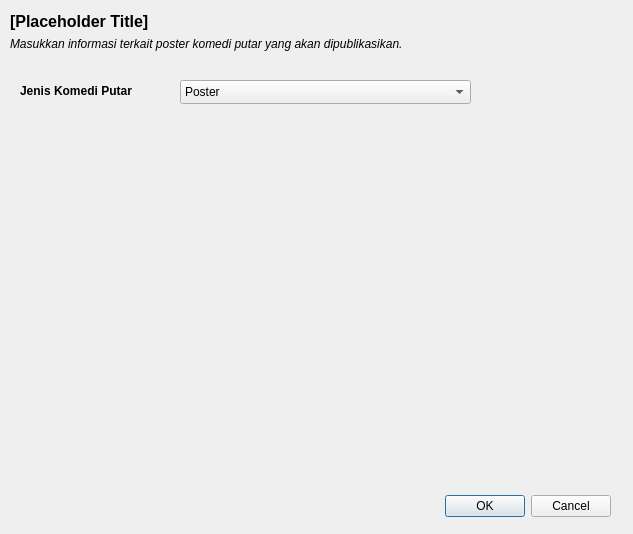
<?xml version="1.0" encoding="UTF-8"?>
<ui version="4.0">
 <class>Dialog</class>
 <widget class="QDialog" name="Dialog">
  <property name="windowModality">
   <enum>Qt::WindowModal</enum>
  </property>
  <property name="geometry">
   <rect>
    <x>0</x>
    <y>0</y>
    <width>633</width>
    <height>534</height>
   </rect>
  </property>
  <property name="windowTitle">
   <string>Tambah/Edit Komedi Putar</string>
  </property>
  <widget class="QDialogButtonBox" name="button_box">
   <property name="geometry">
    <rect>
     <x>20</x>
     <y>490</y>
     <width>591</width>
     <height>32</height>
    </rect>
   </property>
   <property name="orientation">
    <enum>Qt::Horizontal</enum>
   </property>
   <property name="standardButtons">
    <set>QDialogButtonBox::Cancel|QDialogButtonBox::Ok</set>
   </property>
  </widget>
  <widget class="QLabel" name="app_title">
   <property name="geometry">
    <rect>
     <x>10</x>
     <y>10</y>
     <width>391</width>
     <height>21</height>
    </rect>
   </property>
   <property name="font">
    <font>
     <pointsize>12</pointsize>
     <weight>75</weight>
     <bold>true</bold>
    </font>
   </property>
   <property name="text">
    <string>[Placeholder Title]</string>
   </property>
   <property name="alignment">
    <set>Qt::AlignBottom|Qt::AlignLeading|Qt::AlignLeft</set>
   </property>
  </widget>
  <widget class="QLabel" name="app_title_2">
   <property name="geometry">
    <rect>
     <x>10</x>
     <y>30</y>
     <width>601</width>
     <height>21</height>
    </rect>
   </property>
   <property name="font">
    <font>
     <pointsize>9</pointsize>
     <weight>50</weight>
     <italic>true</italic>
     <bold>false</bold>
    </font>
   </property>
   <property name="text">
    <string>Masukkan informasi terkait poster komedi putar yang akan dipublikasikan.</string>
   </property>
   <property name="alignment">
    <set>Qt::AlignBottom|Qt::AlignLeading|Qt::AlignLeft</set>
   </property>
  </widget>
  <widget class="QLabel" name="label_11">
   <property name="geometry">
    <rect>
     <x>20</x>
     <y>80</y>
     <width>151</width>
     <height>21</height>
    </rect>
   </property>
   <property name="font">
    <font>
     <weight>75</weight>
     <bold>true</bold>
    </font>
   </property>
   <property name="text">
    <string>Jenis Komedi Putar</string>
   </property>
  </widget>
  <widget class="QComboBox" name="carousel_type">
   <property name="geometry">
    <rect>
     <x>180</x>
     <y>80</y>
     <width>291</width>
     <height>24</height>
    </rect>
   </property>
   <item>
    <property name="text">
     <string>Poster</string>
    </property>
   </item>
   <item>
    <property name="text">
     <string>Video YouTube</string>
    </property>
   </item>
   <item>
    <property name="text">
     <string>Artikel Web</string>
    </property>
   </item>
  </widget>
  <widget class="QWidget" name="gridLayoutWidget">
   <property name="geometry">
    <rect>
     <x>20</x>
     <y>110</y>
     <width>601</width>
     <height>371</height>
    </rect>
   </property>
   <layout class="QGridLayout" name="fragment_layout"/>
  </widget>
 </widget>
 <resources/>
 <connections>
  <connection>
   <sender>button_box</sender>
   <signal>accepted()</signal>
   <receiver>Dialog</receiver>
   <slot>accept()</slot>
   <hints>
    <hint type="sourcelabel">
     <x>248</x>
     <y>254</y>
    </hint>
    <hint type="destinationlabel">
     <x>157</x>
     <y>274</y>
    </hint>
   </hints>
  </connection>
  <connection>
   <sender>button_box</sender>
   <signal>rejected()</signal>
   <receiver>Dialog</receiver>
   <slot>reject()</slot>
   <hints>
    <hint type="sourcelabel">
     <x>316</x>
     <y>260</y>
    </hint>
    <hint type="destinationlabel">
     <x>286</x>
     <y>274</y>
    </hint>
   </hints>
  </connection>
 </connections>
</ui>
